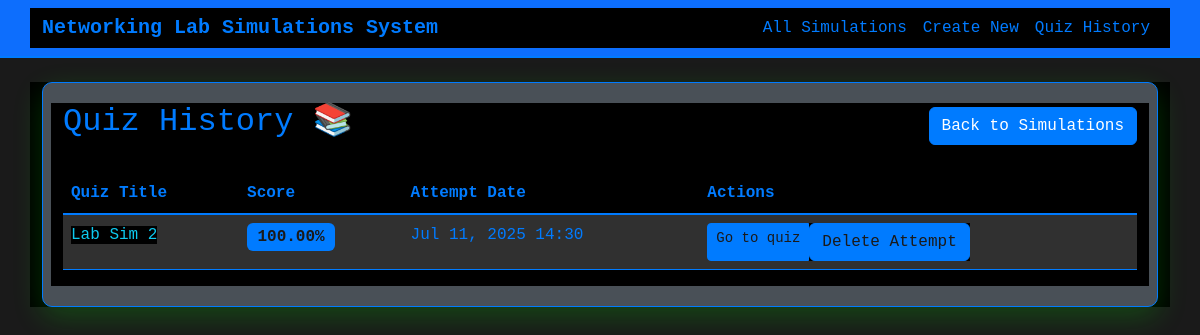
The app's page /quiz_history/, older data.
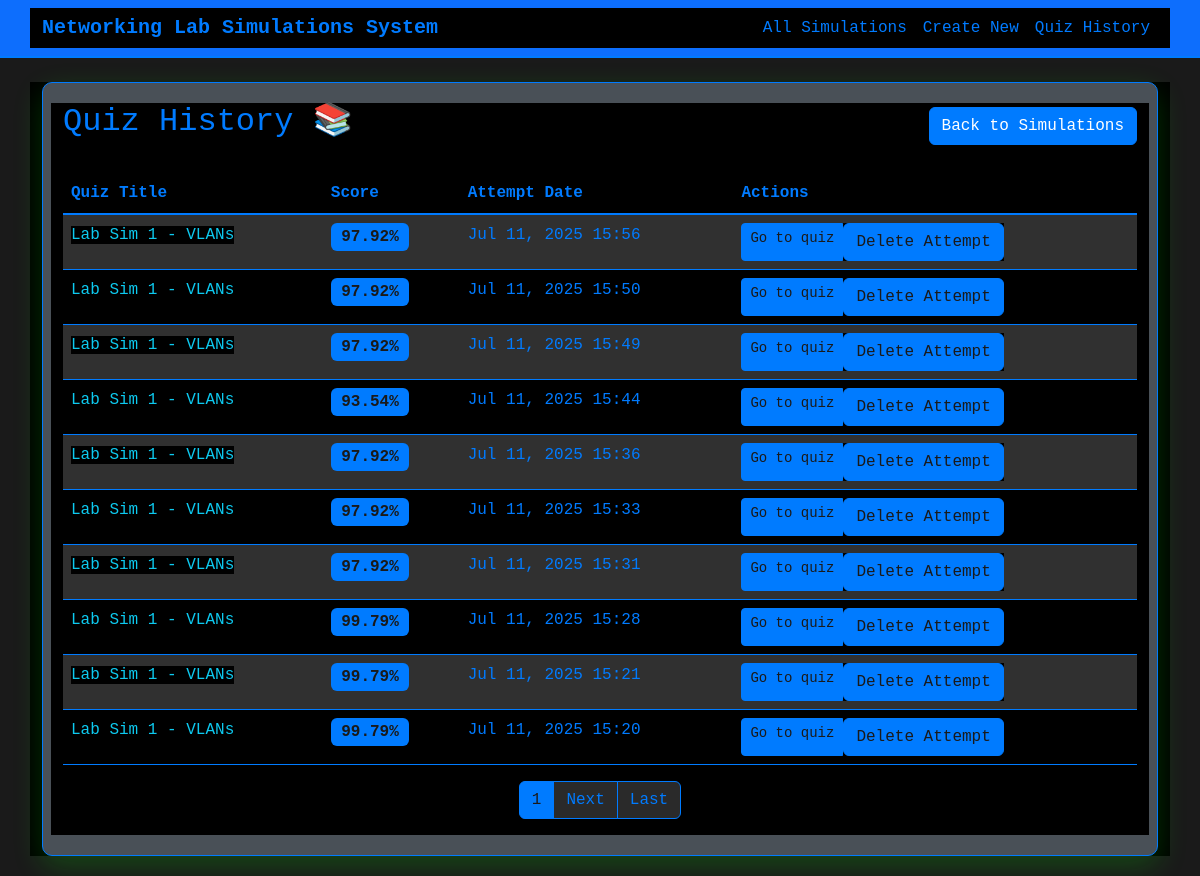
The same page, newer data.
### lab_simulations/models.py (models this page shows, shortened)
class QuizAttempt(models.Model):
    simulation = models.ForeignKey(LabSimulation, on_delete=models.CASCADE, related_name='attempts')
    score = models.DecimalField(max_digits=5, decimal_places=2)
    attempt_date = models.DateTimeField(auto_now_add=True)
    class Meta:
        ordering = ['-attempt_date']

class LabSimulation(models.Model):
    title = models.CharField(max_length=200)
    image = models.ImageField(upload_to='uploads/', help_text="Upload network topology image")
    task = models.TextField(help_text="Enter the task description")
    questions = models.TextField(help_text="Enter the questions (one per line or paragraph)")
    lab_answers = models.TextField(help_text="Enter the correct lab answers")
    user_answers = models.TextField(blank=True, help_text="User's submitted answers")
    created_at = models.DateTimeField(auto_now_add=True)
    updated_at = models.DateTimeField(auto_now=True)
    class Meta:
        ordering = ['-created_at']
    _COMMAND_EQUIVALENCIES = {
        'copy running-config startup-config': 'wr',
        'copy running-config start-up-config': 'wr',
        'copy running start': 'wr',
        'write memory': 'wr',
        'write mem': 'wr',
        'wr': 'wr',
        'configure terminal': 'conf t',
        'config t': 'conf t',
        'conf t': 'conf t',
        'interface': 'int',
        'int': 'int',
        'enable': 'en',
        'en': 'en',
        'no shutdown': 'no shut',
        'no shut': 'no shut',
        'exit': 'exit',
        'end': 'end',
        'line': 'line',
    }
    _SORTED_EQUIVALENCY_KEYS = sorted(_COMMAND_EQUIVALENCIES.keys(), key=len, reverse=True)

### lab_simulations/views.py (the view)
# urls.py: path('quiz_history/', views.QuizHistoryView.as_view(), name='quiz_history'),
class QuizHistoryView(ListView):
    model = QuizAttempt
    template_name = 'lab_simulations/quiz_history.html'
    context_object_name = 'quiz_attempts'
    paginate_by = 10
    def get_queryset(self):
        return QuizAttempt.objects.all().order_by('-attempt_date')

### lab_simulations/templates/lab_simulations/quiz_history.html (shortened to what this page needs)
{% extends 'lab_simulations/base.html' %}
{% block content %}
<div class="quiz-container">
    <div class="row">
        <div class="col-md-12">
            <div class="d-flex justify-content-between align-items-center mb-4">
                <h2>Quiz History 📚</h2>
                <a href="{% url 'simulation_list' %}" class="btn btn-primary">Back to Simulations</a>
            </div>
            {% if quiz_attempts %}
            <div class="table-responsive">
                <table class="table table-hover table-striped text-white">
                    <thead class="table-primary">
                        <tr>
                            <th scope="col">Quiz Title</th>
                            <th scope="col">Score</th>
                            <th scope="col">Attempt Date</th>
                            <th scope="col">Actions</th>
                        </tr>
                    </thead>
                    <tbody>
                        {% for attempt in quiz_attempts %}
                        <tr>
                            <td><a href="{% url 'simulation_detail' attempt.simulation.pk %}" class="text-decoration-none text-info">{{ attempt.simulation.title }}</a></td>
                            <td>
                                <span class="badge bg-{% if attempt.score >= 70 %}success{% elif attempt.score >= 50 %}warning{% else %}danger{% endif %} fs-6">
                                    {{ attempt.score }}%
                                </span>
                            </td>
                            <td>{{ attempt.attempt_date|date:"M d, Y H:i" }}</td>
                            <td>
                                <div class="btn-group" role="group">
                                    <a href="{% url 'quiz_results' attempt.simulation.pk %}" class="btn btn-sm btn-outline-info">Go to quiz</a>
                                    <form method="post" action="{% url 'delete_quiz_attempt' attempt.pk %}" class="d-inline"
                                          onsubmit="return confirm('Are you sure you want to delete this quiz attempt for {{ attempt.simulation.title|escapejs }}? This action cannot be undone.')">
                                        <button type="submit" class="btn btn-outline-danger"
                                                title="Delete this quiz attempt">
                                             Delete Attempt
                                        </button>
                                    </form>
                                </div>
                            </td>
                        </tr>
                        {% endfor %}
                    </tbody>
                </table>
            </div>
            {% if is_paginated %}
                <nav aria-label="Page navigation">
                    <ul class="pagination justify-content-center">
                        <li class="page-item active"><span class="page-link">{{ page_obj.number }}</span></li>
                        {% if page_obj.has_next %}
                            <li class="page-item"><a class="page-link" href="?page={{ page_obj.next_page_number }}">Next</a></li>
                            <li class="page-item"><a class="page-link" href="?page={{ page_obj.paginator.num_pages }}">Last</a></li>
                        {% endif %}
                    </ul>
                </nav>
            {% endif %}
            {% else %}
            <div class="alert alert-info text-center" role="alert">
                <h4 class="alert-heading">No Quiz Attempts Yet!</h4>
                <p>It looks like you haven't taken any quizzes. Start by going to the <a href="{% url 'simulation_list' %}" class="alert-link">Simulations List</a> and taking a quiz!</p>
            </div>
            {% endif %}
        </div>
    </div>
</div>
{% endblock %}

Row changes from the older to the newer data that the page shows:
removed QuizAttempt: simulation "Lab Sim 2", score "100.00", attempt_date "Jul 11, 2025 14:30"
added QuizAttempt: simulation "Lab Sim 1 - VLANs", score "97.92", attempt_date "Jul 11, 2025 15:56"
added QuizAttempt: simulation "Lab Sim 1 - VLANs", score "97.92", attempt_date "Jul 11, 2025 15:50"
added QuizAttempt: simulation "Lab Sim 1 - VLANs", score "97.92", attempt_date "Jul 11, 2025 15:49"
added QuizAttempt: simulation "Lab Sim 1 - VLANs", score "93.54", attempt_date "Jul 11, 2025 15:44"
added QuizAttempt: simulation "Lab Sim 1 - VLANs", score "97.92", attempt_date "Jul 11, 2025 15:36"
added QuizAttempt: simulation "Lab Sim 1 - VLANs", score "97.92", attempt_date "Jul 11, 2025 15:33"
added QuizAttempt: simulation "Lab Sim 1 - VLANs", score "97.92", attempt_date "Jul 11, 2025 15:31"
added QuizAttempt: simulation "Lab Sim 1 - VLANs", score "99.79", attempt_date "Jul 11, 2025 15:28"
added QuizAttempt: simulation "Lab Sim 1 - VLANs", score "99.79", attempt_date "Jul 11, 2025 15:21"
added QuizAttempt: simulation "Lab Sim 1 - VLANs", score "99.79", attempt_date "Jul 11, 2025 15:20"
Text that changed along with them:
{{ page_obj.number }}: (not shown) → "1"
text now shown: "Next Last"
